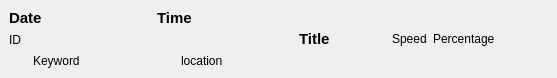
<?xml version="1.0" encoding="UTF-8"?>
<ui version="4.0">
 <class>ListForm</class>
 <widget class="QWidget" name="ListForm">
  <property name="geometry">
   <rect>
    <x>0</x>
    <y>0</y>
    <width>557</width>
    <height>78</height>
   </rect>
  </property>
  <property name="sizePolicy">
   <sizepolicy hsizetype="Preferred" vsizetype="Preferred">
    <horstretch>0</horstretch>
    <verstretch>0</verstretch>
   </sizepolicy>
  </property>
  <property name="minimumSize">
   <size>
    <width>0</width>
    <height>0</height>
   </size>
  </property>
  <property name="windowTitle">
   <string>Form</string>
  </property>
  <property name="styleSheet">
   <string notr="true"/>
  </property>
  <layout class="QVBoxLayout" name="verticalLayout">
   <property name="leftMargin">
    <number>9</number>
   </property>
   <property name="topMargin">
    <number>9</number>
   </property>
   <property name="rightMargin">
    <number>9</number>
   </property>
   <property name="bottomMargin">
    <number>9</number>
   </property>
   <item>
    <layout class="QHBoxLayout" name="horizontalLayout_4">
     <item>
      <layout class="QGridLayout" name="gridLayout_2">
       <item row="0" column="2">
        <widget class="QLabel" name="timeLabel">
         <property name="sizePolicy">
          <sizepolicy hsizetype="Expanding" vsizetype="Preferred">
           <horstretch>0</horstretch>
           <verstretch>0</verstretch>
          </sizepolicy>
         </property>
         <property name="font">
          <font>
           <pointsize>11</pointsize>
           <weight>75</weight>
           <bold>true</bold>
          </font>
         </property>
         <property name="styleSheet">
          <string notr="true">QLabel:hover{
}
QLabel{
	border:0;
}</string>
         </property>
         <property name="text">
          <string>Time</string>
         </property>
        </widget>
       </item>
       <item row="0" column="1">
        <spacer name="horizontalSpacer_2">
         <property name="orientation">
          <enum>Qt::Horizontal</enum>
         </property>
         <property name="sizeType">
          <enum>QSizePolicy::Minimum</enum>
         </property>
         <property name="sizeHint" stdset="0">
          <size>
           <width>17</width>
           <height>13</height>
          </size>
         </property>
        </spacer>
       </item>
       <item row="0" column="0">
        <widget class="QLabel" name="dateLabel">
         <property name="sizePolicy">
          <sizepolicy hsizetype="Expanding" vsizetype="Preferred">
           <horstretch>0</horstretch>
           <verstretch>0</verstretch>
          </sizepolicy>
         </property>
         <property name="font">
          <font>
           <pointsize>11</pointsize>
           <weight>75</weight>
           <bold>true</bold>
          </font>
         </property>
         <property name="styleSheet">
          <string notr="true">QLabel:hover{
}
QLabel{
	border:0;
}
</string>
         </property>
         <property name="text">
          <string>Date</string>
         </property>
        </widget>
       </item>
       <item row="1" column="0" colspan="3">
        <widget class="QGroupBox" name="userGroupBox">
         <property name="styleSheet">
          <string notr="true">border:0;</string>
         </property>
         <property name="title">
          <string/>
         </property>
         <layout class="QGridLayout" name="gridLayout" columnstretch="1,0,1">
          <property name="leftMargin">
           <number>0</number>
          </property>
          <property name="topMargin">
           <number>0</number>
          </property>
          <property name="rightMargin">
           <number>0</number>
          </property>
          <property name="bottomMargin">
           <number>0</number>
          </property>
          <item row="0" column="0" colspan="3">
           <widget class="QLabel" name="idLabel">
            <property name="sizePolicy">
             <sizepolicy hsizetype="Expanding" vsizetype="Preferred">
              <horstretch>0</horstretch>
              <verstretch>0</verstretch>
             </sizepolicy>
            </property>
            <property name="styleSheet">
             <string notr="true">QLabel:hover{
}
QLabel{
	border:0;
}</string>
            </property>
            <property name="text">
             <string>ID</string>
            </property>
           </widget>
          </item>
          <item row="1" column="0">
           <layout class="QHBoxLayout" name="horizontalLayout_2">
            <property name="spacing">
             <number>9</number>
            </property>
            <item>
             <widget class="QLabel" name="keywordIcon">
              <property name="sizePolicy">
               <sizepolicy hsizetype="Fixed" vsizetype="Fixed">
                <horstretch>0</horstretch>
                <verstretch>0</verstretch>
               </sizepolicy>
              </property>
              <property name="minimumSize">
               <size>
                <width>15</width>
                <height>15</height>
               </size>
              </property>
              <property name="styleSheet">
               <string notr="true">image: url(:/resource/keyword.png);
border:0;</string>
              </property>
              <property name="text">
               <string/>
              </property>
             </widget>
            </item>
            <item>
             <widget class="QLabel" name="keywordLabel">
              <property name="sizePolicy">
               <sizepolicy hsizetype="Expanding" vsizetype="Preferred">
                <horstretch>0</horstretch>
                <verstretch>0</verstretch>
               </sizepolicy>
              </property>
              <property name="styleSheet">
               <string notr="true">QLabel:hover{
}
QLabel{
	border:0;
}</string>
              </property>
              <property name="text">
               <string>Keyword</string>
              </property>
             </widget>
            </item>
           </layout>
          </item>
          <item row="1" column="1">
           <spacer name="horizontalSpacer_3">
            <property name="orientation">
             <enum>Qt::Horizontal</enum>
            </property>
            <property name="sizeType">
             <enum>QSizePolicy::Minimum</enum>
            </property>
            <property name="sizeHint" stdset="0">
             <size>
              <width>17</width>
              <height>15</height>
             </size>
            </property>
           </spacer>
          </item>
          <item row="1" column="2">
           <layout class="QHBoxLayout" name="horizontalLayout">
            <property name="spacing">
             <number>9</number>
            </property>
            <item>
             <widget class="QLabel" name="locationIcon">
              <property name="sizePolicy">
               <sizepolicy hsizetype="Fixed" vsizetype="Fixed">
                <horstretch>0</horstretch>
                <verstretch>0</verstretch>
               </sizepolicy>
              </property>
              <property name="minimumSize">
               <size>
                <width>15</width>
                <height>15</height>
               </size>
              </property>
              <property name="styleSheet">
               <string notr="true">image: url(:/resource/location.png);
border:0;</string>
              </property>
              <property name="text">
               <string/>
              </property>
             </widget>
            </item>
            <item>
             <widget class="QLabel" name="locationLabel">
              <property name="sizePolicy">
               <sizepolicy hsizetype="Expanding" vsizetype="Preferred">
                <horstretch>0</horstretch>
                <verstretch>0</verstretch>
               </sizepolicy>
              </property>
              <property name="styleSheet">
               <string notr="true">QLabel:hover{
}
QLabel{
	border:0;
}</string>
              </property>
              <property name="text">
               <string>location</string>
              </property>
             </widget>
            </item>
           </layout>
          </item>
         </layout>
        </widget>
       </item>
      </layout>
     </item>
     <item>
      <layout class="QHBoxLayout" name="horizontalLayout_3">
       <item>
        <spacer name="horizontalSpacer">
         <property name="orientation">
          <enum>Qt::Horizontal</enum>
         </property>
         <property name="sizeType">
          <enum>QSizePolicy::Minimum</enum>
         </property>
         <property name="sizeHint" stdset="0">
          <size>
           <width>17</width>
           <height>17</height>
          </size>
         </property>
        </spacer>
       </item>
       <item>
        <widget class="QLabel" name="titleLabel">
         <property name="sizePolicy">
          <sizepolicy hsizetype="Expanding" vsizetype="Preferred">
           <horstretch>0</horstretch>
           <verstretch>0</verstretch>
          </sizepolicy>
         </property>
         <property name="font">
          <font>
           <pointsize>11</pointsize>
           <weight>75</weight>
           <bold>true</bold>
          </font>
         </property>
         <property name="styleSheet">
          <string notr="true">QLabel:hover{
}
QLabel{
	border:0;
}</string>
         </property>
         <property name="text">
          <string>Title</string>
         </property>
         <property name="wordWrap">
          <bool>true</bool>
         </property>
         <property name="textInteractionFlags">
          <set>Qt::LinksAccessibleByMouse</set>
         </property>
        </widget>
       </item>
       <item>
        <widget class="QLabel" name="speedLabel">
         <property name="text">
          <string>Speed</string>
         </property>
        </widget>
       </item>
       <item>
        <widget class="QLabel" name="percentageLabel">
         <property name="text">
          <string>Percentage</string>
         </property>
        </widget>
       </item>
       <item>
        <spacer name="horizontalSpacer_4">
         <property name="orientation">
          <enum>Qt::Horizontal</enum>
         </property>
         <property name="sizeType">
          <enum>QSizePolicy::Minimum</enum>
         </property>
         <property name="sizeHint" stdset="0">
          <size>
           <width>17</width>
           <height>17</height>
          </size>
         </property>
        </spacer>
       </item>
       <item>
        <widget class="QPushButton" name="downloadButton">
         <property name="sizePolicy">
          <sizepolicy hsizetype="Preferred" vsizetype="Preferred">
           <horstretch>0</horstretch>
           <verstretch>0</verstretch>
          </sizepolicy>
         </property>
         <property name="minimumSize">
          <size>
           <width>30</width>
           <height>30</height>
          </size>
         </property>
         <property name="maximumSize">
          <size>
           <width>30</width>
           <height>30</height>
          </size>
         </property>
         <property name="styleSheet">
          <string notr="true">QPushButton{
border:0;
}
QPushButton;hover{
background-color:transparent;
}</string>
         </property>
         <property name="text">
          <string/>
         </property>
         <property name="checkable">
          <bool>false</bool>
         </property>
         <property name="autoRepeat">
          <bool>false</bool>
         </property>
        </widget>
       </item>
      </layout>
     </item>
    </layout>
   </item>
  </layout>
 </widget>
 <resources/>
 <connections/>
</ui>
